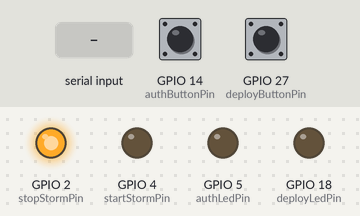
Simulated run of this sketch. Board: ESP32. Parts: output pins drawn as LEDs (lit = HIGH). The test bench sets the inputs (shaded band); at power-on: GPIO 14 (authButtonPin) HIGH, GPIO 27 (deployButtonPin) HIGH. WiFi joins after 1.5 s; servers stay silent unless stated; uploads are accepted with an empty reply; what the sketch prints to the serial monitor is not drawn.

Above: at 2.7 s.
2.8 s: GPIO 14 (authButtonPin) pulled LOW for 0.25 s
At 3.7 s:
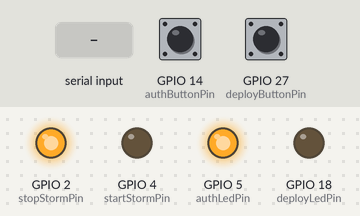
4.5 s: "true\n" received over Serial
6.0 s: "1\n" received over Serial
At 7.6 s:
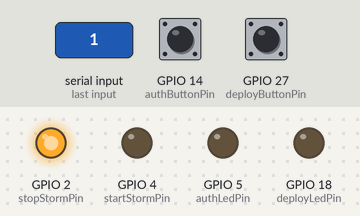
7.9 s: GPIO 27 (deployButtonPin) pulled LOW for 0.25 s
At 8.21 s:
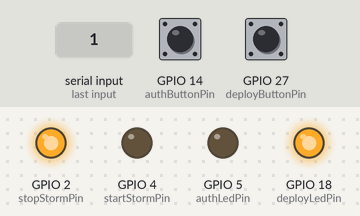
9.9 s: GPIO 27 (deployButtonPin) pulled LOW for 3.2 s
At 14.4 s:
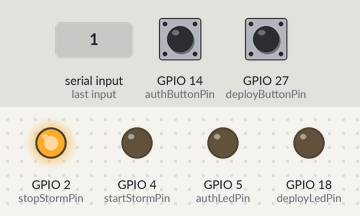
14.7 s: GPIO 14 (authButtonPin) pulled LOW for 1 s
At 15.6 s:
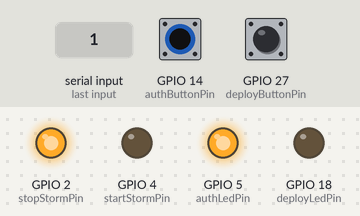
Timing chart, 0 to 17.7 s (numbered marks = the images above; inputs shaded):
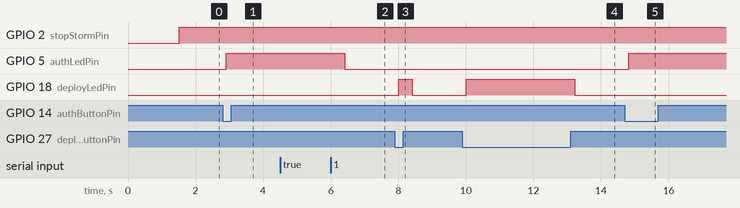

The sketch:

Hardware.ino
```cpp
#include <WiFi.h>
#include <HTTPClient.h>
#include <WebServer.h>

// Pin definitions
const int authButtonPin = 14;
const int authLedPin = 5;
const int deployButtonPin = 27;
const int deployLedPin = 18;
const int startStormPin = 4;
const int stopStormPin = 2;

// Button states
int lastAuthButtonState = HIGH;
int lastDeployButtonState = HIGH;

// WiFi credentials
const char* ssid = "Bsnl";
const char* password = "devagya123";

// Backend API endpoints
const char* registerAPI = "http://192.168.101.11:3050/api/register";
const char* deployAPI = "http://192.168.101.11:3050/api/deploy";
const char* tokenAPI = "http://192.168.101.9/token";

WebServer server(80);
String accessToken = "";
String status = "false";

void setup() {
  Serial.begin(9600);

  WiFi.begin(ssid, password);
  Serial.print("Connecting to WiFi");

  while (WiFi.status() != WL_CONNECTED) {
    delay(500);
    Serial.print(".");
  }

  Serial.println("\nWiFi connected!");
  Serial.print("IP Address: ");
  Serial.println(WiFi.localIP());

  // Pin modes
  pinMode(authButtonPin, INPUT_PULLUP);
  pinMode(deployButtonPin, INPUT_PULLUP);
  pinMode(authLedPin, OUTPUT);
  pinMode(deployLedPin, OUTPUT);
  pinMode(startStormPin, OUTPUT);
  pinMode(stopStormPin, OUTPUT);

  // Initialize LEDs and storm pins LOW
  digitalWrite(authLedPin, LOW);
  digitalWrite(deployLedPin, LOW);
  digitalWrite(startStormPin, LOW);
  digitalWrite(stopStormPin, LOW);

  // Web server route: /token
  server.on("/token", HTTP_POST, []() {
    if (server.hasArg("plain")) {
      accessToken = server.arg("plain");
      accessToken.trim();
      if (accessToken.startsWith("\"") && accessToken.endsWith("\"")) {
        accessToken = accessToken.substring(1, accessToken.length() - 1);
      }
      Serial.println("🔐 Token received from UI (cleaned):");
      Serial.println(accessToken);
      server.send(200, "text/plain", "Token received successfully");
    } else {
      server.send(400, "text/plain", "Missing token data");
    }
  });

  // Web server route: /status
  server.on("/status", HTTP_POST, []() {
    if (server.hasArg("plain")) {
      status = server.arg("plain");
      status.trim();
      if (status.startsWith("\"") && status.endsWith("\"")) {
        status = status.substring(1, status.length() - 1);
      }
      Serial.println("🔐 status received from UI (cleaned):");
      Serial.println(status);
      server.send(200, "text/plain", "Status received");
    } else {
      Serial.println("❌ No plain body received in /status");
      server.send(400, "text/plain", "Missing status data");
    }
  });

  server.begin();
  Serial.println("ESP32 Web server started");
}

void loop() {
  server.handleClient();

  int currentAuthButtonState = digitalRead(authButtonPin);
  int currentDeployButtonState = digitalRead(deployButtonPin);

  // Auth Button
  if (currentAuthButtonState == LOW && lastAuthButtonState == HIGH) {
    Serial.println("Auth Button Pressed");
    digitalWrite(authLedPin, HIGH);
    registerFunction();
  }

  // Deploy Button
  if (currentDeployButtonState == LOW && lastDeployButtonState == HIGH) {
    Serial.println("Deployment Button Pressed");
    digitalWrite(deployLedPin, HIGH);
    deployFunction();
  }

  // Turn off LEDs when buttons are released
  if (currentAuthButtonState == HIGH) {
    digitalWrite(authLedPin, LOW);
  }

  if (currentDeployButtonState == HIGH) {
    digitalWrite(deployLedPin, LOW);
  }

  lastAuthButtonState = currentAuthButtonState;
  lastDeployButtonState = currentDeployButtonState;

  // Storm control logic
  if (status == "true") {
    digitalWrite(startStormPin, HIGH);
    digitalWrite(stopStormPin, LOW);
  } else {
    digitalWrite(startStormPin, LOW);
    digitalWrite(stopStormPin, HIGH);
  }

  delay(200);
}

// Token fetch function (optional - not called)
void token() {
  if (WiFi.status() == WL_CONNECTED) {
    HTTPClient http;
    http.begin(tokenAPI);
    http.addHeader("Content-Type", "application/json");

    String dummyData = "{\"status\":\"deploy triggered\"}";
    int responseCode = http.POST(dummyData);

    if (responseCode > 0) {
      Serial.print("✅ Server Response Code: ");
      Serial.println(responseCode);
      String responseBody = http.getString();
      Serial.println("🔐 Token received from backend:");
      Serial.println(responseBody);
    } else {
      Serial.print("❌ Error in POST. Code: ");
      Serial.println(responseCode);
    }

    http.end();
  } else {
    Serial.println("❌ WiFi Disconnected");
  }
}

// Registration function
void registerFunction() {
  Serial.println("Enter your email:");
  while (!Serial.available()) delay(100);
  String email = Serial.readStringUntil('\n');
  email.trim();

  Serial.println("Enter your password:");
  while (!Serial.available()) delay(100);
  String userPassword = Serial.readStringUntil('\n');
  userPassword.trim();

  Serial.println("Registering...");

  if (WiFi.status() == WL_CONNECTED) {
    HTTPClient http;
    http.begin(registerAPI);
    http.addHeader("Content-Type", "application/json");

    String jsonPayload = "{\"email\":\"" + email + "\",\"password\":\"" + userPassword + "\"}";
    int responseCode = http.POST(jsonPayload);
    String response = http.getString();

    Serial.print("Server Response Code: ");
    Serial.println(responseCode);
    Serial.print("Message: ");
    Serial.println(response);

    http.end();
  } else {
    Serial.println("WiFi Disconnected");
  }
}

// Deployment function
void deployFunction() {
  Serial.println("Processing Deployment...");

  if (WiFi.status() == WL_CONNECTED) {
    HTTPClient http;
    http.begin(deployAPI);
    http.addHeader("Content-Type", "application/json");

    String authHeader = accessToken;
    http.addHeader("Authorization", authHeader);

    String dummyData = "{\"status\":\"deploy triggered\"}";
    int responseCode = http.POST(dummyData);

    Serial.print("Server Response Code: ");
    Serial.println(responseCode);
    Serial.print("Server Response: ");
    Serial.println(http.getString());

    http.end();
  } else {
    Serial.println("WiFi Disconnected");
  }
}
```

Measured:
- after the input at 2.8 s, GPIO 5 (authLedPin): LOW → HIGH after 0.11 s
- after the input at 4.5 s, every drawn part: stays the same
- after the input at 6.0 s, GPIO 5 (authLedPin): HIGH → LOW after 0.42 s
- after the input at 7.9 s, GPIO 18 (deployLedPin): LOW → HIGH after 0.12 s, → LOW 0.40 s later
- after the input at 9.9 s, GPIO 18 (deployLedPin): LOW → HIGH after 0.12 s, → LOW 3.2 s later
- after the input at 14.7 s, GPIO 5 (authLedPin): LOW → HIGH after 0.12 s
